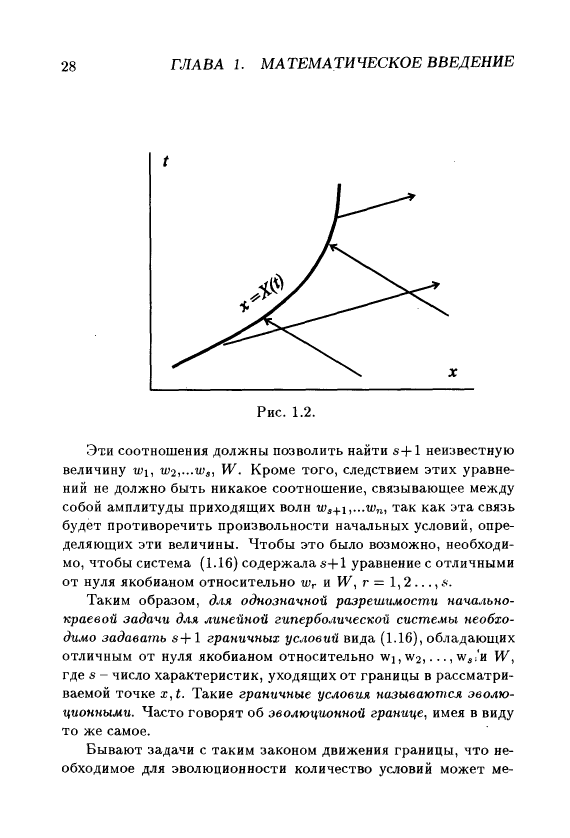
#> input picture tex/12/kulikovskii-pages/page-28.png, 1708 x 2514 px, found by its file name (shown at 1/3 size); its folder holds 4 pictures in this run
$ python transcribe.py
#> lines starting #> are read from the running program, lines starting #| are printed output that depends on the picture; after the words box and inside, x2 and y2 are one past the last pixel; in counts of white or black regions, pixels touching at a corner belong together
from pathlib import Path
p=Path('tex/12/chapter.tex')
p.write_text(r'''\section*{А. Г. Куликовский, Е. И. Свешникова. Нелинейные волны в упругих телах}
\subsection*{1.3. Граничные условия. Эволюционность}
% Источник: Kulikovskii-Sveshnikova.djvu; печатная страница: 26; страница файла: 26
Во многих случаях требуется найти решение системы уравнений в ограниченной области изменения $x$ или в примыкающих одна к другой областях с одинаковыми или разными системами уравнений, действующими в этих областях. Тогда для построения однозначного решения нужно задавать, кроме \textit{начальных} условий, еще \textit{граничные условия} --- некоторые соотношения, связывающие функции $u_j$ на границе.

Рассмотрим сначала вопрос о \textit{необходимом числе граничных условий для однозначного построения решений линейных гиперболических систем} уравнений с постоянными коэффициентами при наличии начальных условий.

Пусть имеется граница, положение которой задано ее законом движения $x=X(t)$ или скоростью $dX/dt=W(t)$. Функции $u_i$ считаются заданными в момент времени $t_0$ при $x>X(t_0)$ (начальные условия). Требуется построить решение системы (1.6) при $t>t_0$ в области $x\ge X(t)$. В этом случае может оказаться,
% Источник: Kulikovskii-Sveshnikova.djvu; печатная страница: 27; страница файла: 27
что некоторые из волн, содержащихся в решении (1.12), приносят в точку $x,t$ значения своих амплитуд $w_m$ не из области начальных данных, а с указанной границы, и чтобы найти однозначное решение в этой точке, надо знать значения амплитуд этих волн на границе (\textit{начально-краевая задача}).

Закон движения границы $x=X(t)$ на плоскости $x,t$ представлен жирной линией на рис. \ref{q12:fig-1-2}, наклон которой определен скоростью $W$. Будем сначала предполагать, что скорость границы $W$ не совпадает ни с одной из характеристических скоростей системы (1.6), т.е. $W\ne c^{(m)}$, $m=1,\ldots,n$. Тогда все $n$ характеристик (и соответствующие им бегущие волны) в каждой точке границы можно разделить на \textit{характеристики, уходящие от границы} в область $x>X(t)$, для которых $c^{(r)}>W$, $r=1,2,\ldots,s$, и \textit{характеристики, приходящие к границе}, для которых $c^{(l)}<W$, $l=s+1,\ldots,n$. На рис. \ref{q12:fig-1-2} характеристики изображены прямыми со стрелками в направлении роста $t$. На приходящих характеристиках известны из начальных условий значения инвариантов Римана $w_l$. Для построения решения (1.12) нужно знать значения остальных функций $w_r$ ($r=1,\ldots,s$) на уходящих от границы характеристиках.

Таким образом, для однозначного продолжения решения в области $t>t_0$ нужно так задать граничные условия, чтобы на кривой $x=X(t)$ они позволили найти $s$ значений инвариантов Римана уходящих волн $w_r$ по известным значениям инвариантов Римана приходящих волн $w_l$, т.е. $w_r=\varphi_r(w_{s+1},\ldots,w_n)$, $r=1,2,\ldots,s$. Для этого число соотношений, задающих связи между функциями $w_j$ плюс закон движения границы должно быть равно $s+1$.

Часто в задачах механики движение границы не задано, но имеется выражение для ее скорости $W$ через функции $u_i$, а связи между неизвестными функциями на границе включают и величину $W$. В этом случае все $s+1$ соотношения становятся равноправными. В исходных переменных $u_i$ они могут быть записаны в виде
\begin{equation}\Phi_q(u_1,\ldots,u_k,W)=0.\tag{1.16}\label{q12:eq-1-16}\end{equation}
% Источник: Kulikovskii-Sveshnikova.djvu; печатная страница: 28; страница файла: 28
\renewcommand{\thefigure}{1.\arabic{figure}}\setcounter{figure}{1}
\begin{figure}[H]\centering\includegraphics[width=.65\linewidth]{figures/fig-1-2.png}\caption{}\label{q12:fig-1-2}\end{figure}
Эти соотношения должны позволить найти $s+1$ неизвестную величину $w_1,w_2,\ldots,w_s,W$. Кроме того, следствием этих уравнений не должно быть никакое соотношение, связывающее между собой амплитуды приходящих волн $w_{s+1},\ldots,w_n$, так как эта связь будет противоречить произвольности начальных условий, определяющих эти величины. Чтобы это было возможно, необходимо, чтобы система \eqref{q12:eq-1-16} содержала $s+1$ уравнение с отличным от нуля якобианом относительно $w_r$ и $W$, $r=1,2,\ldots,s$.

Таким образом, \textit{для однозначной разрешимости начально-краевой задачи для линейной гиперболической системы необходимо задавать $s+1$ граничных условий вида} \eqref{q12:eq-1-16}, обладающих отличным от нуля якобианом относительно $w_1,w_2,\ldots,w_s$ и $W$, где $s$ --- число характеристик, уходящих от границы в рассматриваемой точке $x,t$. Такие \textit{граничные условия называются эволюционными}. Часто говорят об эволюционной границе, имея в виду то же самое.

Бывают задачи с таким законом движения границы, что необходимое для эволюционности количество условий может
% Источник: Kulikovskii-Sveshnikova.djvu; печатная страница: 29; страница файла: 29
меняться вдоль линии $x=X(t)$. Это происходит тогда, когда на ней есть точки, где какая-либо из величин $W-c^{(m)}$ меняет знак. Иллюстрация такого положения для системы двух уравнений ($n=2$) приведена на рис. \ref{q12:fig-1-3}. На участке границы $AB$ оба семейства характеристик приходящие, и требуемое условиями эволюционности одно граничное условие служит для определения закона движения. На участке $BD$ надо задать еще одно условие, на участке $DF$ --- два.
\begin{figure}[H]\centering\includegraphics[width=.65\linewidth]{figures/fig-1-3.png}\caption{}\label{q12:fig-1-3}\end{figure}
В некоторых случаях граничные условия должны выставляться на границе, разделяющей области, в каждой из которых решение описывается своей гиперболической системой (это могут быть, в частности, системы и с различным числом неизвестных). В этом случае условие эволюционности границы остается прежним, однако под $s$ следует понимать число всех уходящих в обе стороны от границы характеристик (налево уходят характеристики, у которых скорость меньше, чем $W$).

Отметим здесь особый случай, играющий, однако, в силу некоторых причин, связанных с симметрией ряда важных задач,
% Источник: Kulikovskii-Sveshnikova.djvu; печатная страница: 30; страница файла: 30
заметную роль в теории. Предположим, что система соотношений, предназначенная для определения величин $w_1,w_2,\ldots,w_s,W$ на границе, распадается на независимые подсистемы. Тогда условие эволюционности граничных условий заключается в равенстве числа соотношений в каждой из подсистем числу определяемых из этой подсистемы неизвестных (при отличии от нуля соответствующих якобианов). Этот вопрос будет подробно рассматриваться в связи с условиями на разрывах решений (§ 1.6).

\textit{Для нелинейных задач под условиями эволюционности границы подразумевается выполнение условий эволюционности для линеаризованной задачи}. Линеаризация производится в малой окрестности точки на границе, в которой $u_i=u_i^0=\mathrm{const}$, так что $u_i=u_i^0+v_i(x,t)$, при этом $v_i$ малы.

Эволюционность означает существование однозначного решения задачи о взаимодействии границы с малыми возмущениями в рамках линеаризованной постановки задачи для функций $v_i$ и $\delta W$, где $\delta W$ --- малое возмущение скорости границы.

Нарушение условий эволюционности означает, что линеаризованная (или линейная) задача о взаимодействии малых возмущений с границей или имеет неоднозначное решение или неразрешима. Если число независимых граничных условий недостаточно для однозначного определения уходящих возмущений и возмущения скорости границы $W$, то решение задачи содержит произвол. Обычно это связано с физической нереальностью таких граничных условий (решения правильно поставленных задач не должны содержать произвольных функций). Более глубокое рассмотрение физической сущности проблемы иногда приводит к постановке заранее не очевидных дополнительных граничных условий (см. § 1.14, § 1.15), которые делают рассматриваемую границу эволюционной.

Линейная задача неразрешима, когда число имеющихся граничных условий превышает $s+1$. В нелинейной постановке решение правильно поставленной задачи должно существовать. Это означает, что взаимодействие границы с малыми возмущениями приводит к немалым по величине возмущениям, например, к распаду неэволюционного разрыва (см. § 1.8, а также Главу 5 для теории упругости).
% Источник: Kulikovskii-Sveshnikova.djvu; печатная страница: 31; страница файла: 31
Часто \textit{неэволюционность граничных условий} рассматривают как \textit{неустойчивость решения задачи}. Если граничных условий недостаточно, то решение линеаризованной задачи содержит произвол, что позволяет построить сколь угодно быстро растущее решение, удовлетворяющее начальным и граничным условиям. Если граничных условий слишком много, то существует решение задачи о взаимодействии границы с малыми возмущениями в нелинейной постановке, когда возникающие возмущения не малы, то это тоже можно рассматривать как неустойчивость.

До сих пор предполагалось, что скорость границы $W$ не равна ни одной из характеристических скоростей. Если такое равенство имеет место, то будем говорить, что на границе выполнено \textit{условие Жуге} (по аналогии с теорией детонационных волн (Ландау и Лившиц [1986])). К такого типа границам относятся некоторые разрывы в задачах механики сплошных сред, играющие важную роль при построении решений. О них будет подробно сказано при описании решений с разрывами в упругих средах (Главы 4 и 5).

\section*{К. С. Басниев и др. Подземная гидравлика}
\subsection*{Глава 9, § 5. Фрагмент об устойчивости разрывного решения}
% Источник: Basniev-et-al.djvu; печатная страница: 219; страница файла: 220
Вообще говоря, к перечисленным условиям необходимо добавить еще одно --- определяющее так называемую устойчивость разрывного решения. Для устойчивости скачка необходимо, чтобы в любой точке кривой $\xi_c(\tau)$ пересекались две характеристики уравнения (9.35). При этом любая характеристика, скорость которой $f'(\sigma)$ равна скорости скачка $D$, считается приходящей на скачок. Это условие для класса рассматриваемых задач с кусочно-постоянными данными (9.39) можно сформулировать следующим образом.

Пусть $L$ --- прямая на плоскости $(\sigma,f(\sigma))$, соединяющая точки $(\sigma^-,f^-)$ и $(\sigma^+,f^+)$. Здесь, как и ранее, $\sigma^-$ --- значение насыщенности «до» разрыва (правосторонний предел по отношению к изменению $\xi$), а $\sigma^+$ --- значение насыщенности «после» разрыва (левосторонний предел); $f^-=f(\sigma^-)$ и $f^+=f(\sigma^+)$ соответственно (см.
% Источник: Basniev-et-al.djvu; печатная страница: 220; страница файла: 221
рис. 9.4). Тогда вдоль допустимого разрыва кривая $f(\sigma)$ на интервале $(\sigma^-,\sigma^+)$ располагается ниже прямой $L$, если $\sigma^-<\sigma^+$, и выше прямой $L$, если $\sigma^->\sigma^+$.

\section*{Г. И. Баренблатт, В. М. Ентов, В. М. Рыжик. Теория нестационарной фильтрации жидкости и газа}
\subsection*{Глава VI, § 3. Структура скачка насыщенности. Уравнение Рапопорта--Лиса. Стабилизированная зона (начало)}
% Источник: Barenblatt-et-al-1972.djvu; печатная страница: 164; страница файла: 166
На примере решения Баклея --- Леверетта видно, что если в задаче о вытеснении нефти водой ограничиться первым членом внешнего разложения, т. е. не учитывать капиллярной разности давлений, то необходимо вводить поверхности, на которых насыщенность терпит разрыв.

% Источник: Barenblatt-et-al-1972.djvu; печатная страница: 165; страница файла: 167
Чтобы описать распределение насыщенности в узких областях, вблизи скачка, нужно получить «внутреннее разложение» решения задачи о вытеснении на основе полной системы уравнений (VI.2.7), (VI.2.8). Для построения первого члена внутреннего разложения введем в окрестности некоторой точки поверхности разрыва (т. е. скачка насыщенности) локальную мгновенную декартову систему координат с центром в точке $O$ поверхности разрыва. Ось $x$ направим по нормали к поверхности разрыва и введем вдоль этой оси масштаб $l=\varepsilon L$, т. е. положим $X=x/l$, сохраняя вдоль других осей масштаб $L$ (рис. \ref{q12:fig-VI-10}). Масштаб времени примем равным $t_1=l/u_0$ и положим $\tau=t/t_1$. В остальном сохраним те же безразмерные параметры и переменные, что и в уравнениях (VI.2.7) и (VI.2.8).
\renewcommand{\thefigure}{VI.\arabic{figure}}\setcounter{figure}{9}
\begin{figure}[H]\centering\includegraphics[width=.55\linewidth]{figures/fig-VI-10.png}\caption{}\label{q12:fig-VI-10}\end{figure}
Запишем систему уравнений в безразмерном виде. Обобщенный закон Дарси:
\begin{equation}\begin{aligned}
U_{1X}&=-\frac1\varepsilon f_1(s)\frac{\partial P_1}{\partial X},&U_{2X}&=-\frac{\mu_0}{\varepsilon}f_2(s)\frac{\partial P_2}{\partial X};\\
U_{1Y}&=-f_1(s)\frac{\partial P_1}{\partial Y},&U_{2Y}&=-\mu_0f_2(s)\frac{\partial P_2}{\partial Y};\\
U_{1Z}&=-f_1(s)\frac{\partial P_1}{\partial Z},&U_{2Z}&=-\mu_0f_2(s)\frac{\partial P_2}{\partial Z};\\
P_2-P_1&=\varepsilon J(s),&\mu_0&=\frac{\mu_1}{\mu_2}.
\end{aligned}\tag{VI.3.1}\label{q12:eq-VI-3-1}\end{equation}
Уравнения непрерывности:
\begin{equation}\begin{gathered}
m\frac{\partial s}{\partial\tau}+\frac{\partial U_{1X}}{\partial X}+\varepsilon\frac{\partial U_{1Y}}{\partial Y}+\varepsilon\frac{\partial U_{1Z}}{\partial Z}=0;\\
m\frac{\partial s}{\partial\tau}-\frac{\partial U_{2X}}{\partial X}-\varepsilon\frac{\partial U_{2Y}}{\partial Y}-\varepsilon\frac{\partial U_{2Z}}{\partial Z}=0.
\end{gathered}\tag{VI.3.2}\label{q12:eq-VI-3-2}\end{equation}
Подставляя \eqref{q12:eq-VI-3-1} в \eqref{q12:eq-VI-3-2} и отбрасывая члены порядка $\varepsilon$ и $\varepsilon^2$ получим
\begin{equation}\begin{gathered}
m\frac{\partial s}{\partial\tau}-\frac1\varepsilon\frac{\partial}{\partial X}\left(f_1(s)\frac{\partial P_1}{\partial X}\right)=0;\\
m\frac{\partial s}{\partial\tau}+\frac{\mu_0}{\varepsilon}\frac{\partial}{\partial X}\left(f_2(s)\frac{\partial P_1}{\partial X}\right)+\mu_0\frac{\partial}{\partial X}\left(f_2(s)J'(s)\frac{ds}{dX}\right)=0.
\end{gathered}\tag{VI.3.3}\label{q12:eq-VI-3-3}\end{equation}
% Источник: Barenblatt-et-al-1972.djvu; печатная страница: 166; страница файла: 168
Исключим $\partial P_1/\partial X$ из уравнений \eqref{q12:eq-VI-3-3}, что дает окончательно
\begin{equation}m\frac{\partial s}{\partial\tau}-w\frac{\partial F(s)}{\partial X}+\mu_0\frac{\partial}{\partial X}\left(f_2(s)F(s)J'(s)\frac{\partial s}{\partial X}\right)=0,\tag{VI.3.4}\label{q12:eq-VI-3-4}\end{equation}
% Знак минус перед w∂F/∂X напечатан в оригинале и сохранён.
где
\begin{equation}\begin{aligned}
w(\tau)&=\frac{u_1+u_2}{u_0}=-\frac1\varepsilon[f_1(s)+\mu_0f_2(s)]\frac{\partial P_1}{\partial X}+\mu_0f_2J'\frac{\partial s}{\partial X}=\\
&=U_{1X}+U_{2X}.
\end{aligned}\tag{VI.3.5}\label{q12:eq-VI-3-5}\end{equation}
Система \eqref{q12:eq-VI-3-1}--\eqref{q12:eq-VI-3-2} свелась к одномерному уравнению \eqref{q12:eq-VI-3-4}, потому что радиус кривизны поверхности разрыва имеет порядок $L$, и в принятом масштабе $l$ эта поверхность, как и поверхности $s=\mathrm{const}$, заменяется плоскостями. Равенство \eqref{q12:eq-VI-3-5} означает, что в пределах зоны скачка, где движение можно считать одномерным, суммарная скорость фильтрации обеих фаз вдоль оси $x$, $w$ есть величина, зависящая только от времени, как при движении в цилиндрической трубке тока.

Значение $w$ в уравнении \eqref{q12:eq-VI-3-4} находится из внешнего разложения, как безразмерная суммарная скорость фильтрации через поверхность разрыва в точке $O$. Уравнение \eqref{q12:eq-VI-3-4}, описывающее одномерное вытеснение несмешивающихся жидкостей, называется уравнением Рапопорта --- Лиса [152].

Поскольку масштаб времени во внутреннем разложении $t_1$ намного меньше, чем во внешнем, а скорость $w$ определяется внешним разложением, то при исследовании внутреннего разложения можно считать $w(\tau)=\mathrm{const}$. Ввиду различия масштабов времени во внешнем и внутреннем разложении достаточно воспользоваться стационарным решением задачи Коши для уравнения \eqref{q12:eq-VI-3-4}, т. е. положить
\begin{equation}s=s(\bar x),\quad\bar x=X-V^0\tau\quad\left(V^0=\frac{V}{u_0}\right).\tag{VI.3.6}\label{q12:eq-VI-3-6}\end{equation}
Иными словами, в масштабе времени внутреннего разложения процесс вытеснения продолжался весьма долго, и его можно считать установившимся в системе координат, связанной со скачком. При этом в силу различия масштабов $l$ и $L$ должны выполняться граничные условия
\begin{equation}s(-\infty)=s^{(1)}=s_c;\quad s(+\infty)=s^{(2)}=s_0,\tag{VI.3.7}\label{q12:eq-VI-3-7}\end{equation}
где $s^{(1)}=s_c$ и $s^{(2)}=s_0$ --- насыщенности за и перед скачком, определяемые из внешнего разложения [в задаче Баклея --- Леверетта они связаны соотношением (VI.2.30)]. Параметр $V^0$ в равенстве \eqref{q12:eq-VI-3-6} есть, очевидно, скорость распространения поверхности разрыва, определяемая формулами (VI.2.21) или (VI.2.24).

Используя \eqref{q12:eq-VI-3-6}, получим вместо \eqref{q12:eq-VI-3-4} уравнение
\begin{equation}-mV^0\frac{ds}{d\bar x}-w\frac{dF(s)}{d\bar x}+\mu_0\frac{d}{d\bar x}\left[f_2(s)F(s)J'(s)\frac{ds}{d\bar x}\right]=0.\tag{VI.3.8}\label{q12:eq-VI-3-8}\end{equation}
% Источник: Barenblatt-et-al-1972.djvu; печатная страница: 167; страница файла: 169
Интегрирование дает
\begin{equation}-mV^0s-wF(s)+\mu_0f_2(s)F_sJ'(s)\frac{ds}{d\bar x}=c=\mathrm{const}.\tag{VI.3.9}\label{q12:eq-VI-3-9}\end{equation}
% В оригинале (VI.3.9) напечатано F_s вместо F(s); сохранено.
Из условия $s=s_c$ при $\bar x\to-\infty$, учитывая, что при этом $ds/d\bar x=0$, имеем
\begin{equation}c=-mV^0s_c-wF(s_c).\tag{VI.3.10}\label{q12:eq-VI-3-10}\end{equation}
Заметим, что, поскольку значение $V$ определяется формулой (VI.2.24), второе условие \eqref{q12:eq-VI-3-7} будет выполнено автоматически. Подставляя значение $c$ из \eqref{q12:eq-VI-3-10} в \eqref{q12:eq-VI-3-9} и разрешая относительно $d\bar x/ds$, получим
\begin{equation}\frac{d\bar x}{ds}=\frac{w\mu_0f_2(s)F(s)J'(s)}{V^0(s-s_0)-[F(s)-F(s_0)]w}.\tag{VI.3.11}\label{q12:eq-VI-3-11}\end{equation}
% В числителе (VI.3.11) напечатан w, а в знаменателе отсутствует m; сохранено.
Если проинтегрировать уравнение \eqref{q12:eq-VI-3-11} по $s$, принимая начало отсчета так, чтобы при $\bar x=\bar x_1$ было $s=s_1$, где $s_0<s_1<s_c$, получим, используя для $V^0$ формулы (VI.2.24) и \eqref{q12:eq-VI-3-5} при $s^{(1)}=s_c$, $s^{(2)}=s_0$:
\[\left(V=\frac{u_0w}{m}\frac{F(s_c)-F(s_0)}{s_c-s_0};\quad V^0=\frac{w}{m}\frac{F(s_c)-F(s_0)}{s_c-s_0}\right);\]
\begin{equation}\bar x-\bar x_1=\int_{s_1}^s\frac{f_2(s)F(s)J'(s)\,ds}{[F(s_c)-F(s_0)]\dfrac{s-s_0}{s_c-s_0}-F(s)+F(s_0)}.\tag{VI.3.12}\label{q12:eq-VI-3-12}\end{equation}
Если справедливо предположение о стационарности скачка насыщенности и $V$ определяется из формулы (VI.2.24), получим иную запись для $\bar x(s)$:
\begin{equation}\bar x-\bar x_1=\int_{s_1}^s\frac{f_2(s)F(s)J'(s)\,ds}{F'(s_c)(s-s_0)-F(s)+F(s_0)}.\tag{VI.3.13}\label{q12:eq-VI-3-13}\end{equation}
Интегралы \eqref{q12:eq-VI-3-12} и \eqref{q12:eq-VI-3-13} описывают переходную зону бесконечной протяженности, что является следствием принятой аппроксимации. Фактически для определения ширины зоны нужно брать по формулам \eqref{q12:eq-VI-3-12} и \eqref{q12:eq-VI-3-13} расстояние между точками с насыщенностями $s_0+\delta$ и $s_0-\delta$, где $\delta$ --- малая, но конечная величина. Тогда безразмерная ширина переходной зоны будет порядка нескольких единиц, а размерная ширина --- порядка $l$, т. е. $\dfrac{p_c^0}{\Delta p}L$ или $\dfrac{\alpha\sqrt{k}}{\mu_1u_0}$. Типичная кривая распределения насыщенности в переходной зоне приведена на рис. VI.11.
% В оригинале здесь s_0+δ и s_0−δ; не исправлено на s_c−δ.
''',encoding='utf-8')
from PIL import Image
for page,n,box in [(28,'1-2',(390,430,1435,1180)),(29,'1-3',(400,810,1395,1670))]:
 Image.open(f'tex/12/kulikovskii-pages/page-{page}.png').crop(box).save(f'tex/12/figures/fig-{n}.png')
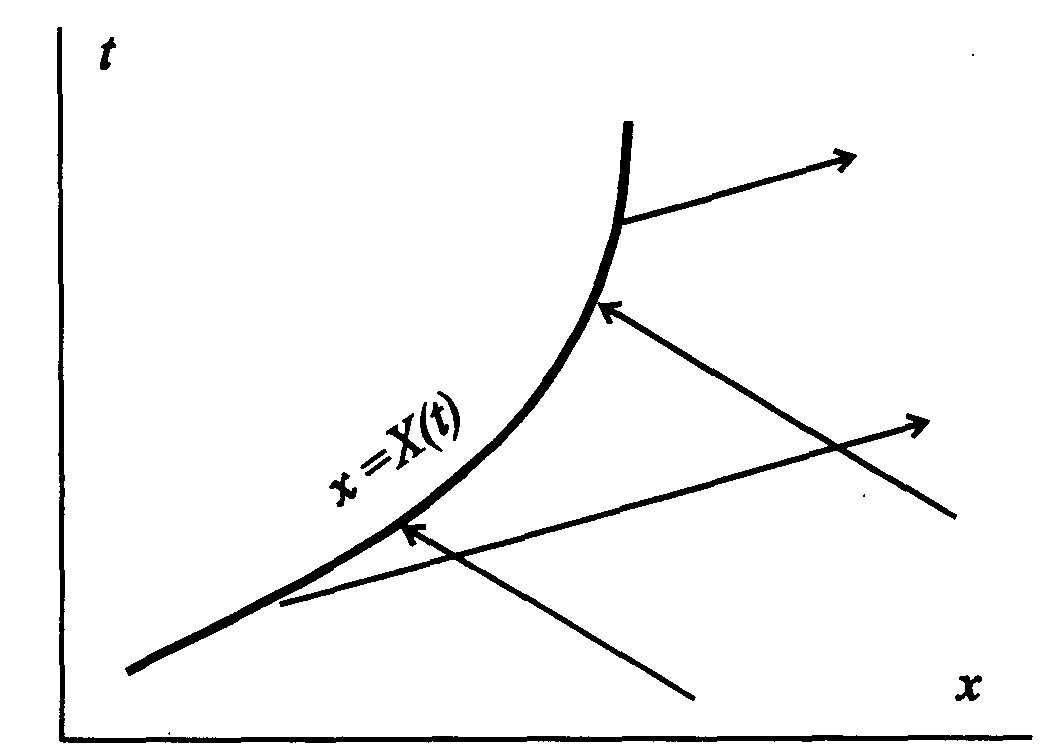
#> saved as fig-1-2.png: PIL image 1045x750 RGB; 96.2% white; 14 black regions (3 under 20 px), largest, box (x1, y1, x2, y2) and area: (125, 121, 957, 701) 18489, (57, 27, 1033, 743) 8575, (386, 413, 426, 470) 607
Image.open('tex/12/source-pages/page-167.png').crop((880,390,1490,960)).save('tex/12/figures/fig-VI-10.png')
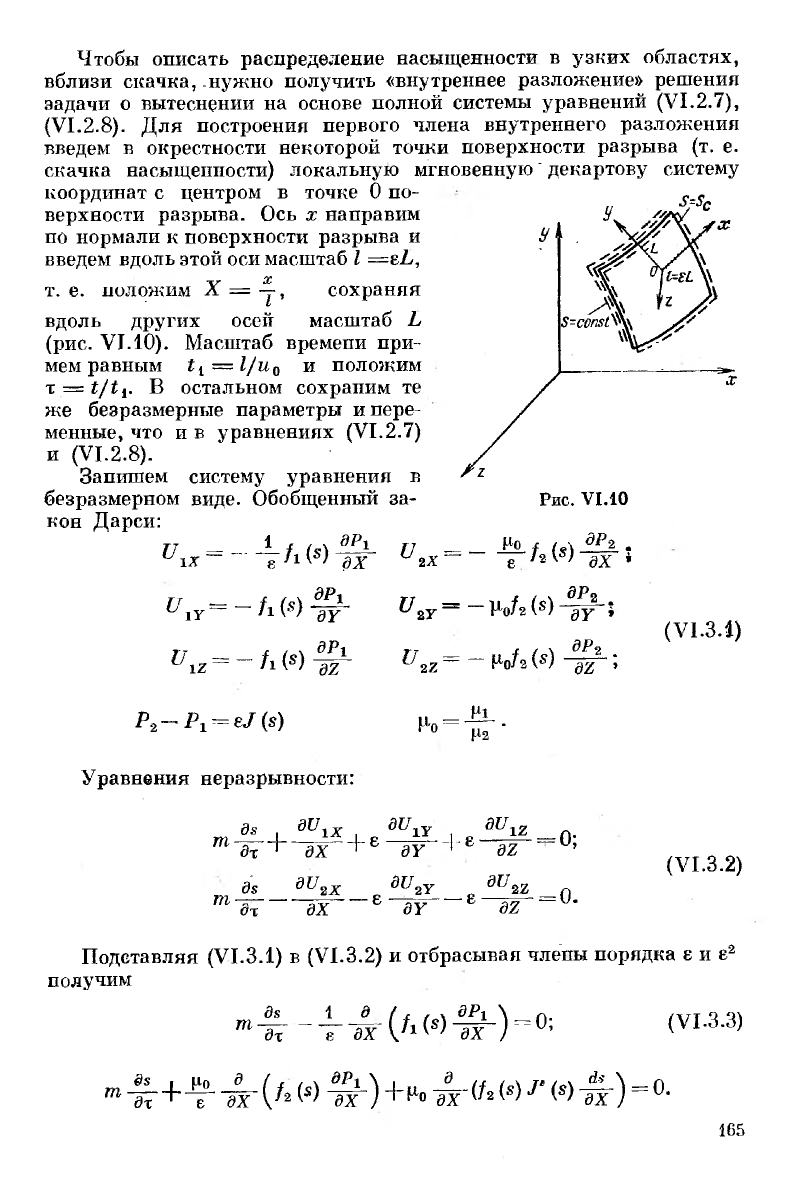
#> input picture tex/12/source-pages/page-167.png, 1584 x 2382 px, found by its file name (shown at 1/2 size)
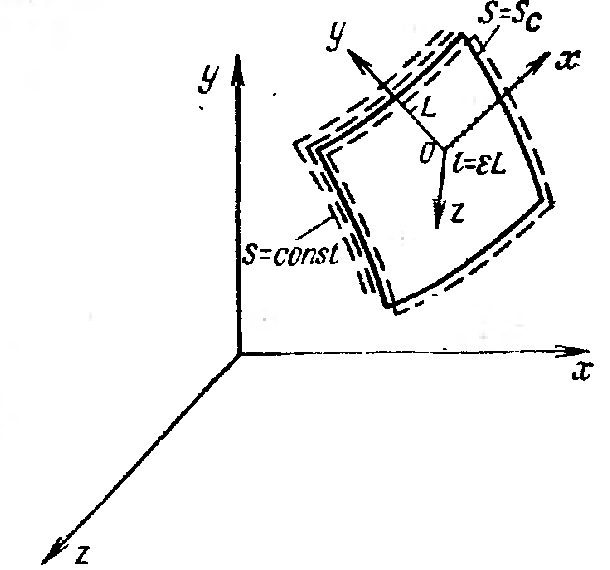
#> saved as fig-VI-10.png: PIL image 610x570 RGB; min 0, max 255, mean 242.8
